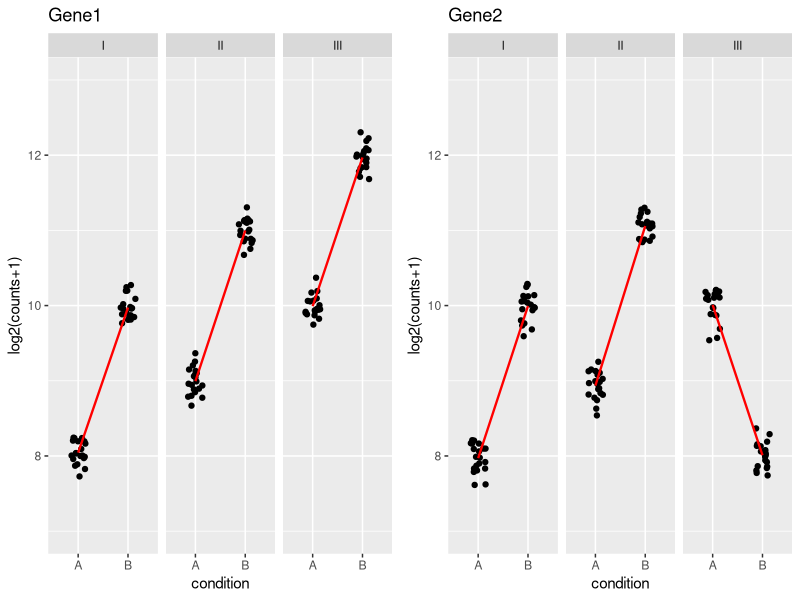

The R script that drew this image:
#!/usr/bin/env Rscript
# http://bioconductor.org/packages/devel/bioc/vignettes/DESeq2/inst/doc/DESeq2.html
# from, hthe Interaction section of the DESEq2 vignette
# but echo=F for the RMD so this code doesn't come out.

# Description we prepare a 6 valued vector called mu which will be the mean
# which is a parameter to the the rnbinom() and will generate count values around it.
library(ggplot2)
library(Cairo)
library(gridExtra)

plotit2 <- function(d, title) {
  # ggplot(d, aes(x=cond, y=log2c, group=1)) + geom_point() +
  ggplot(d, aes(x=cond, y=log2c)) + geom_point() +
    stat_summary(fun=mean, geom="line", colour="red", size=0.8) + 
    xlab("condition") + ylab("log2(counts+1)") + ggtitle(title)
}

plotit0 <- function(d, title) {
    # this is the orginal graphing func.
    # where the samples are jittered for easy visualisation
    # use the plotit2() function if you want an plainer less adorned graph.
  ggplot(d, aes(x=cond, y=log2c, group=geno)) + 
    geom_jitter(size=1.5, position = position_jitter(width=.15)) +
    facet_wrap(~ geno) + 
    stat_summary(fun=mean, geom="line", colour="red", size=0.8) + 
    xlab("condition") + ylab("log2(counts+1)") + ggtitle(title)
}

nrcou <- 20 # was: npg .. but I interpret: number of replicate counts for each condition-group
mu <- 2^c(8,10,9,11,10,12)
# Note above mu, the power of two's style! These are six mu's which will help create 6 gene count vectors,
# one for each condition-group (2 conditions, 3 groups = 6)
cond <- rep(rep(c("A","B"),each=nrcou),3)
geno <- rep(c("I","II","III"),each=2*nrcou)
# table(cond, geno)
counts <- rnbinom(6*nrcou, mu=rep(mu,each=nrcou), size=1/.01)
d <- data.frame(log2c=log2(counts+1), cond, geno)

# a little experimentation with lm():
# lm() but for no intercept.
# l00 <- lm(log2c ~ 0+cond + geno, data=d)
# lm() with intercept
l0 <- lm(log2c ~ cond + geno, data=d)
l00 <- lm(log2c ~ cond, data=d)
# bove experiment, really shows there's very little difference between the two
# in fact the coefficents are just merely labelled differently.
# the first coeff is the first fact-level in l00 and "intercept" in l0.

# and back again to the experiment
l <- lm(log2c ~ cond + geno + geno:cond, data=d)

# Now let's change things, 
# mu[4] <- 2^12 # so group2 for 2nd condition is higher.
mu[6] <- 2^8
counts2 <- rnbinom(6*nrcou, mu=rep(mu,each=nrcou), size=1/.01) # new count set based on the modified mu's.
d2 <- data.frame(log2c=log2(counts2 + 1), cond, geno)
l2 <- lm(log2c ~ cond + geno + geno:cond, data=d2)
l20 <- lm(log2c ~ cond + geno, data=d2)
l200 <- lm(log2c ~ cond, data=d2)

# COmmentary up shot of the coefficients.
# BTW the coeeficients are clearly the most important part of lm(), they are the model.
# l gives
#  (Intercept)          condB         genoII        genoIII   condB:genoII  condB:genoIII
#       8.00484        2.01806        1.00432        1.92247       -0.07088        0.04398
# l2 gives
#   (Intercept)          condB         genoII        genoIII   condB:genoII  condB:genoIII
#        7.9635         2.0511         1.0464         2.0309         0.9261        -4.0792
# 
# So in l, you kind of have to forget about slope, these are categoircal not continuous variables
# the red lines suggest slope, but it's really just a higiher level of expression for the second level
# that's all. So condB is just 2 higher. higher than what? Well the implicit reference which is condA.
# the separate genoII and genoIII coeffs describe themselves relative to genoI and are independent of the conds.
# they either add or do not add.:w



# plots
# Cairo(1600, 800, "dev0_grp.png", bg="white")
# g1 <- plotit(d, "Gene 1") + ylim(7,13)
# g2 <- plotit(d2, "Gene 2") + ylim(7,13)
# grid.arrange(g1, g2, ncol=2)
# dev.off()

# what do the coefficients of lm's say when this is run?
#  (Intercept)          condB         genoII        genoIII   condB:genoII  condB:genoIII
#     8.01154        1.95778        1.01931        1.95538        0.07742        0.08589
#     8.0083         1.8564         0.9626         2.0095         1.2298        -3.8452
Cairo(1600, 800, "desvig0_nogrp.png", bg="white")
g1 <- plotit0(d, "Gene1") + ylim(7,13)
g2 <- plotit0(d2, "Gene2") + ylim(7,13)
grid.arrange(g1, g2, ncol=2)
dev.off()
